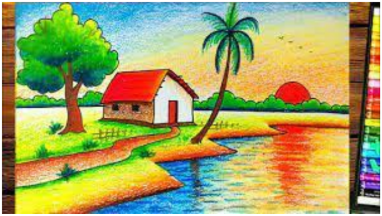
#> input picture Lab_Programs/image-2.png, 382 x 216 px
$ python program-14.py
#> lines starting #> are read from the running program, lines starting #| are printed output that depends on the picture
import cv2
import numpy as np

img = cv2.imread("image-2.png")
#> img is the input picture: shape (216, 382, 3); mean B, G, R 100.1, 163.6, 162.2
h, w = img.shape[:2]
#> h = 216; w = 382

src = np.float32([[0,0], [w,0], [0,h], [w,h]])
#> src = [[0, 0], [382, 0], [0, 216], [382, 216]]
dst = np.float32([[50,50], [w-100,30], [80,h-50], [w-30,h-30]])

H, status = cv2.findHomography(src, dst)
#> status = [1, 1, 1, 1]
out = cv2.warpPerspective(img, H, (w, h))
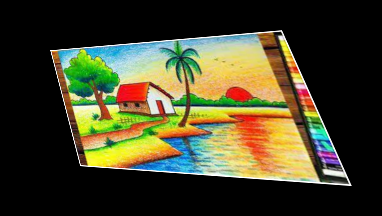
#> out: shape (216, 382, 3); mean B, G, R 41.4, 67.2, 69.1

cv2.imshow("Original", img)
cv2.imshow("Homography Image", out)
cv2.waitKey(0)
cv2.destroyAllWindows()

$ run again, with Lab_Programs/image-1.png copied over Lab_Programs/image-2.png
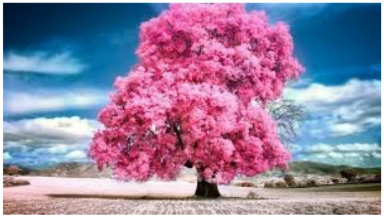
#> input picture Lab_Programs/image-1.png, 384 x 217 px
#> img is the input picture: shape (217, 384, 3); mean B, G, R 160.4, 130.4, 147.3
#> `out = cv2.warpPerspective(img, H, (w, h))`:
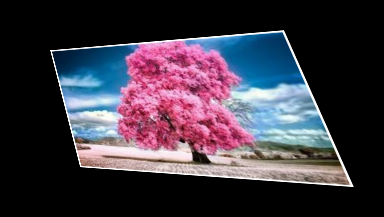
#> out: shape (217, 384, 3); mean B, G, R 66.7, 55, 61.8

$ run again, with Lab_Programs/image-3.png copied over Lab_Programs/image-2.png
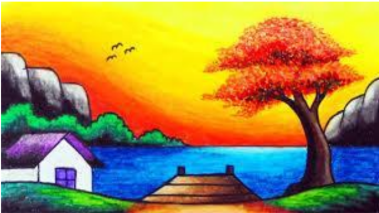
#> input picture Lab_Programs/image-3.png, 379 x 213 px
#> img is the input picture: shape (213, 379, 3); mean B, G, R 73.2, 139.1, 161.8
#> `out = cv2.warpPerspective(img, H, (w, h))`:
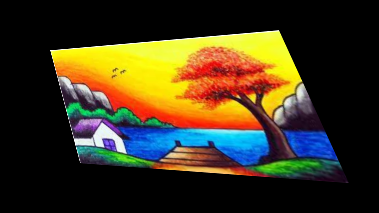
#> out: shape (213, 379, 3); mean B, G, R 30.4, 54.5, 63.3

$ run again, with Lab_Programs/image-4.png copied over Lab_Programs/image-2.png
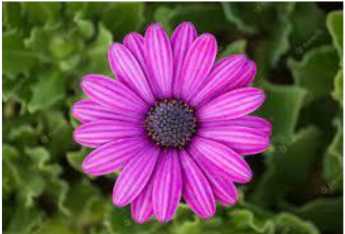
#> input picture Lab_Programs/image-4.png, 345 x 234 px
#> img is the input picture: shape (234, 345, 3); mean B, G, R 86.9, 78.7, 109.4
#> `out = cv2.warpPerspective(img, H, (w, h))`:
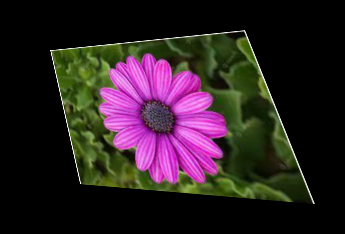
#> out: shape (234, 345, 3); mean B, G, R 34.7, 31.1, 43.6
